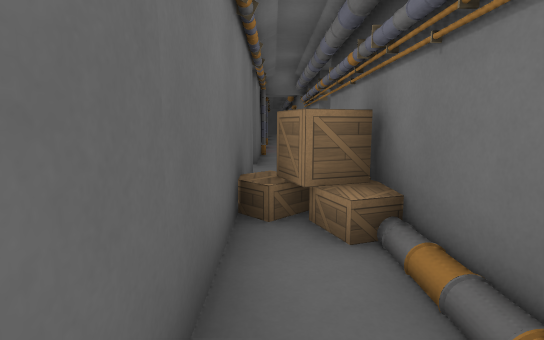
View 1 (above)

18 first-person views from a walk through a 3-D level made in the Godot game engine. The camera is 1.3 m above the floor, tilts 8° down and sees 80° across. Doors that lead somewhere are drawn open, without their leaves. The floor is counted in squares, 1 m on a side. Each view is taken from the middle of a square. On the plan, view 1 faces up. The plan holds only what a view shows up to about 14 squares ahead; the rest is blank. The place goes on beyond the plan. Surface patterns are stand-ins for the level's own textures.

View 2
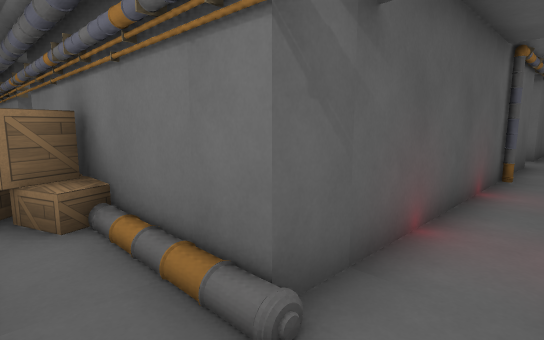

View 3
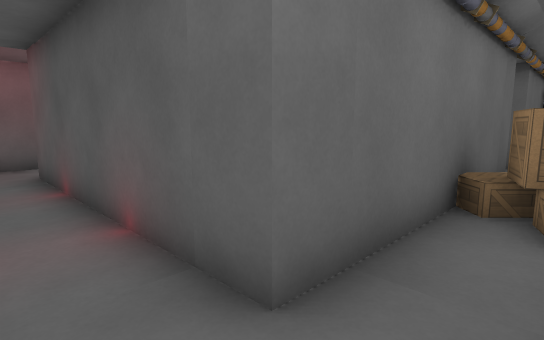

View 4
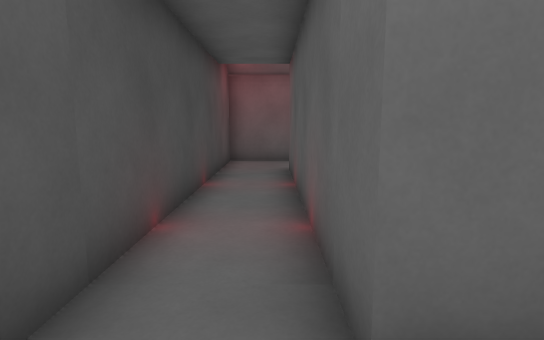

View 5
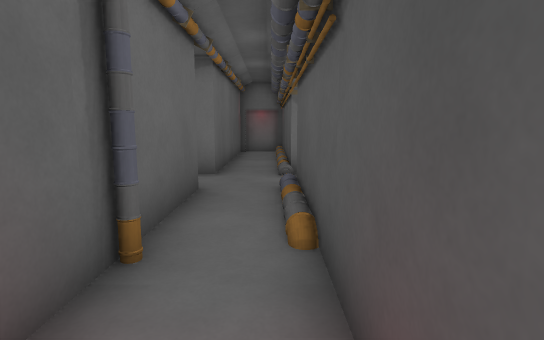

View 6
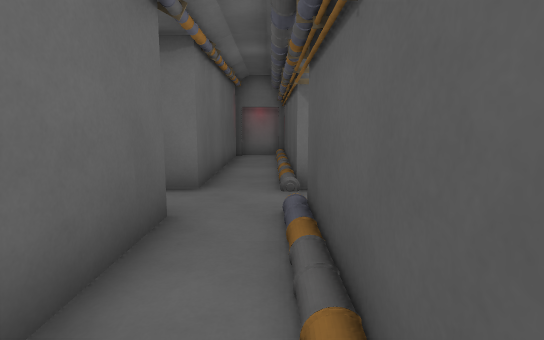

View 7
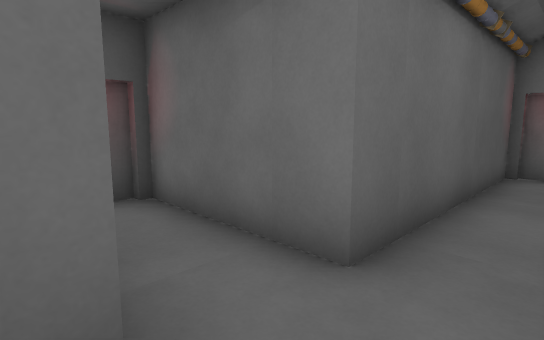

View 8
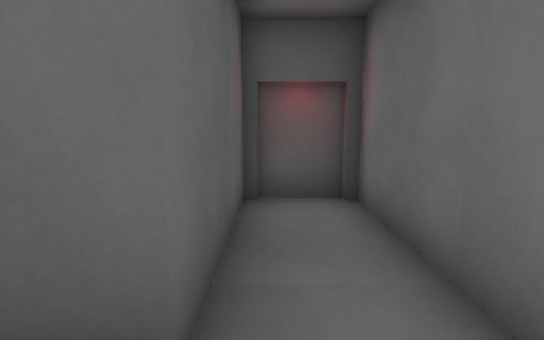

View 9
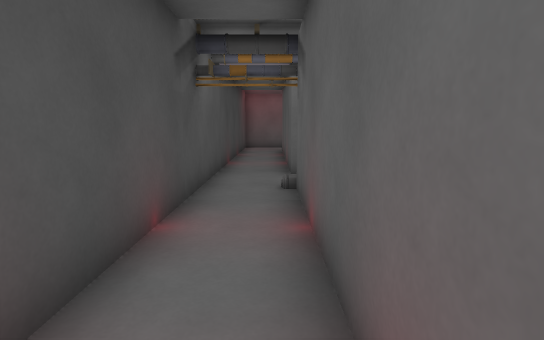

View 10
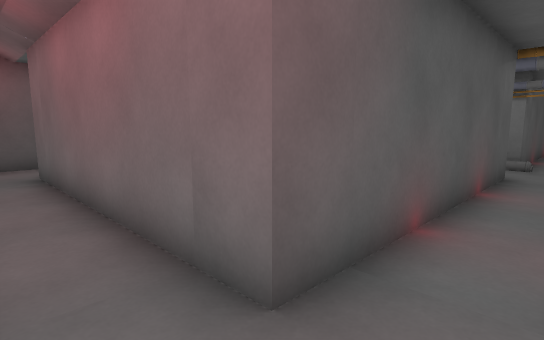

View 11
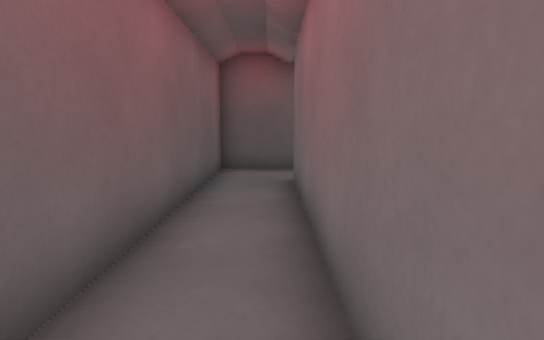

View 12
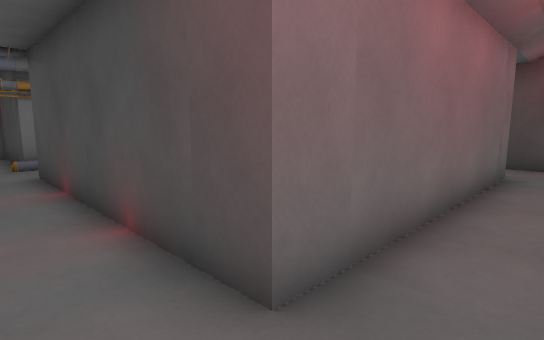

View 13
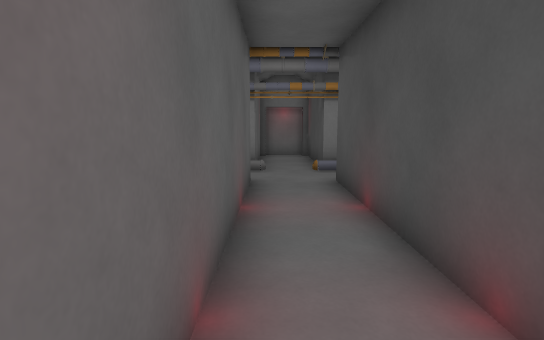

View 14
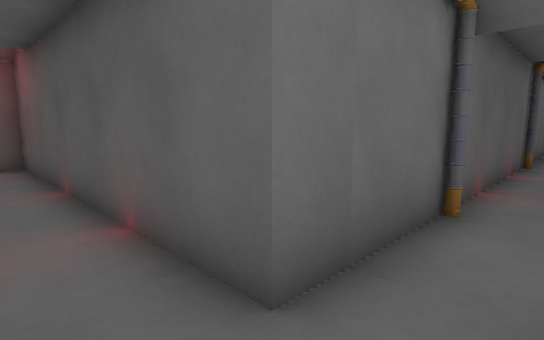

View 15
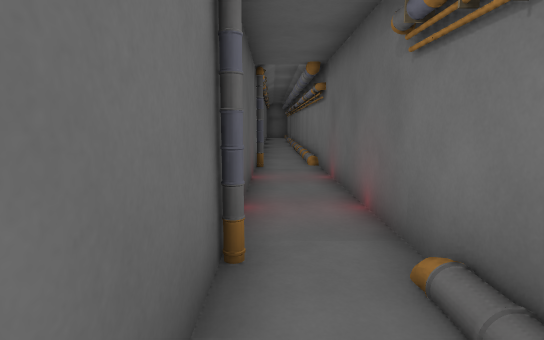

View 16
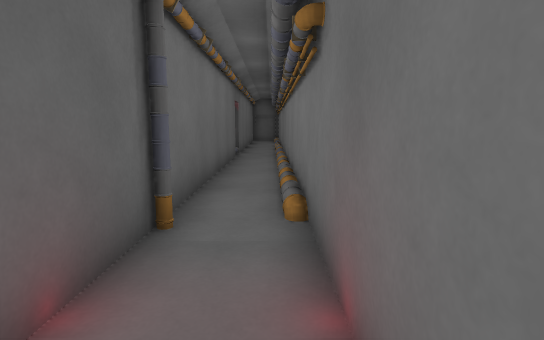

View 17
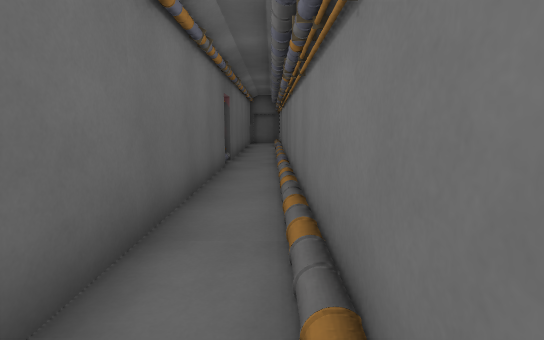

View 18
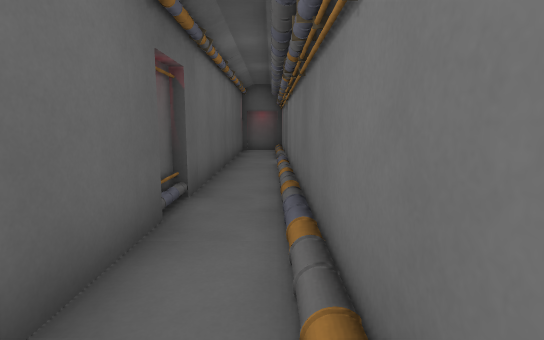

### Floor plan
Key: @ floor where view 1 was taken; # wall or solid block; . floor; / step, stairs or slope; C crate; P pipe.
Columns run from 11 left of view 1 to 22 right of it. Each row starts with its distance up from view 1.
 40           #./#
 39           #./#
 38           #./
 37           #./
 36           #./#
 35           #./#
 34           #./#
 33           #./#
 32           #./#
 31           #./#
 30           #./#
 29           #./#
 28           #./#
 27           #./#
 26           #./#
 25           #./#
 24           #./#
 23           #./#
 22           #./#
 21           #..#
 20           #..#
 19           #..#
 18           #..#
 17           #..#
 16           #..#
 15           #..#
 14           #..#
 13           #./#
 12           #./#
 11  PPP#######./#
 10 P. ........./#
  9 P  ........./#
  8 P  ########./#
  7 #..#      # /#
  6 #..#      # /#
  5 #..#      #CC#         ####
  4 #..#      #.C#         #..#
  3 #..#      #..#         #..#
  2  ..#      #..#         #..#
  1 P .P#######..###########..########
  0 P   .......@.....................#
 -1 P.  .................////////////#
 -2    ###############################

Where each view was taken, in squares from view 1:
view 1: 0 up, 0 right, facing up
view 2: 1 down, 0 right, facing up-right
view 3: 1 down, 1 right, facing up-left
view 4: 0 up, 1 right, facing left
view 5: 1 down, 6 right, facing right
view 6: 1 down, 8 right, facing right
view 7: 1 down, 12 right, facing up-right
view 8: 1 down, 13 right, facing up
view 9: 0 up, 8 right, facing left
view 10: 1 down, 10 left, facing up-right
view 11: 1 up, 9 left, facing up
view 12: 10 up, 10 left, facing down-right
view 13: 10 up, 8 left, facing right
view 14: 9 up, 1 right, facing up-left
view 15: 11 up, 0 right, facing up
view 16: 17 up, 1 right, facing up
view 17: 20 up, 1 right, facing up
view 18: 26 up, 1 right, facing up
